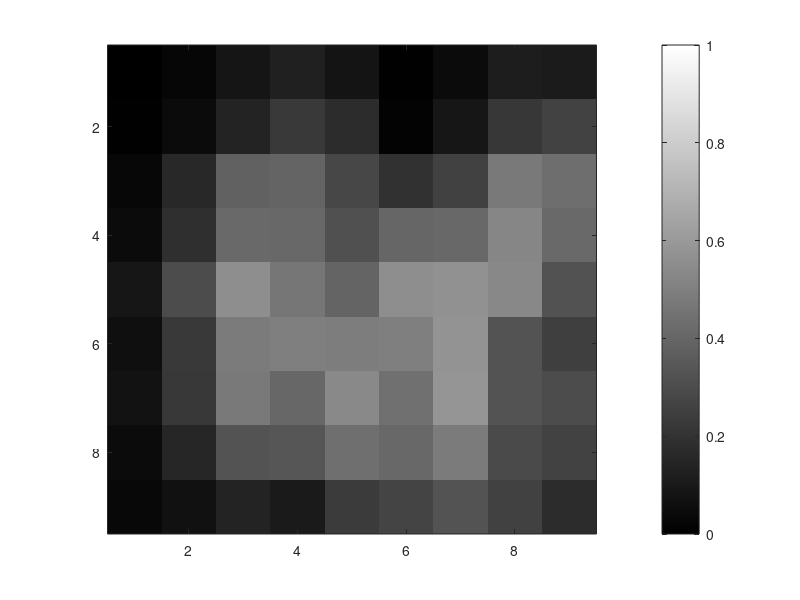
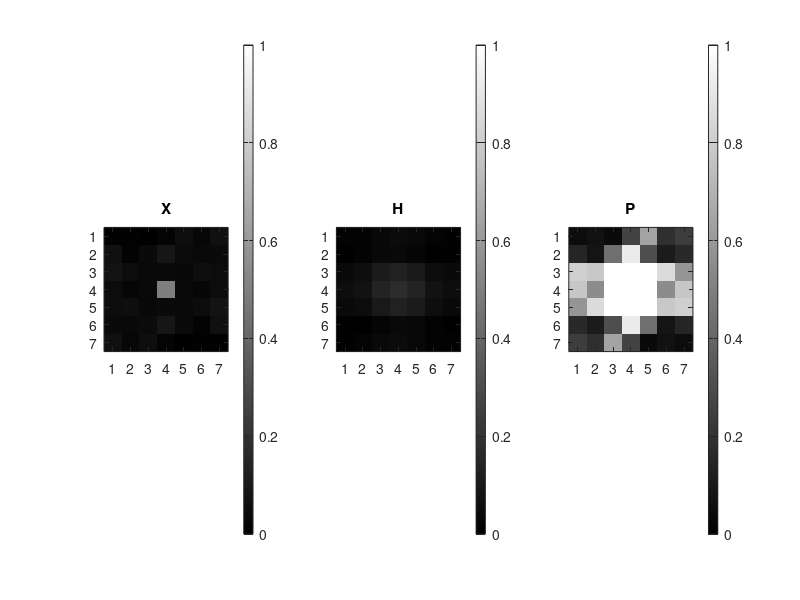
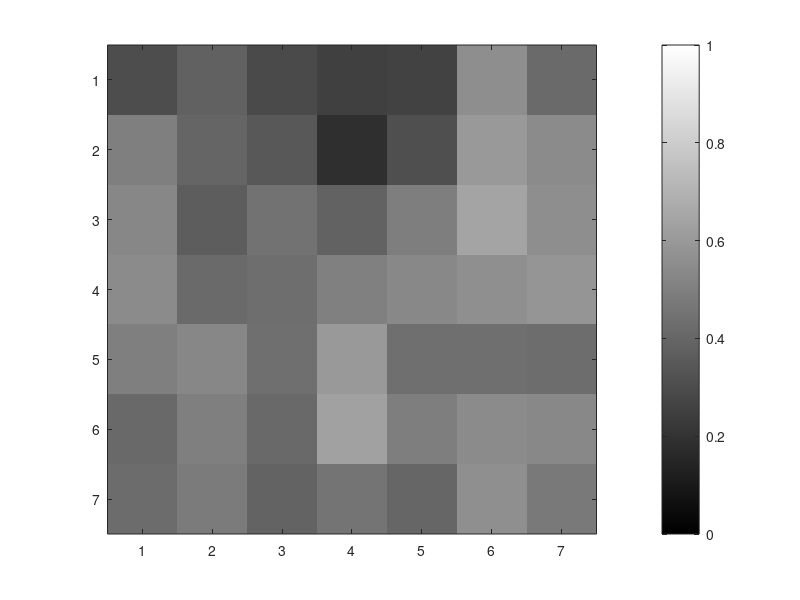
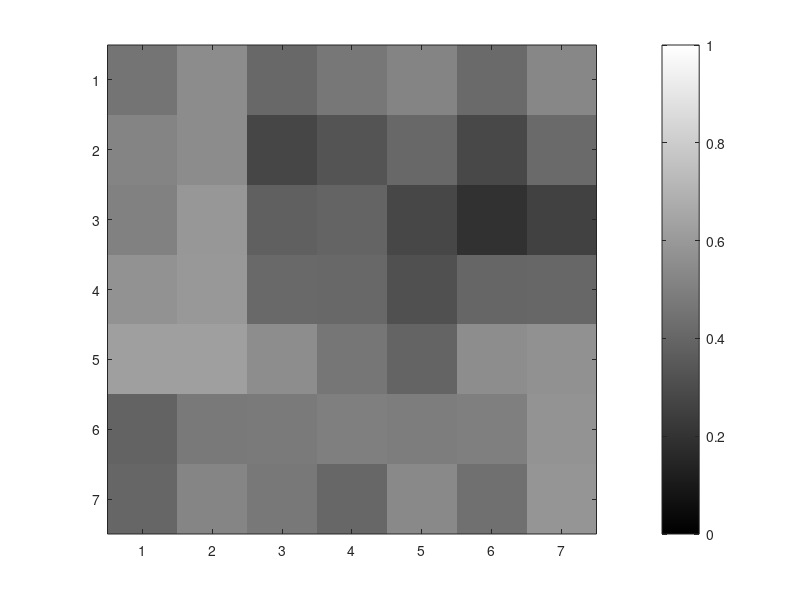

These charts were generated, in order, by the following MATLAB code:
% Enonce
h = [1 4 7; 2 5 8; 3 6 9];
x = round(5*rand(7,7));
% a.
a = conv2(double(h),double(x));
figure(1);
image(a), colorbar;
colormap(gray(256));
axis image;
% b.
figure(2);
H = fft2(double(h),7,7);
X = fft2(double(x));
P = double(H.*X);
colormap(gray(256));
subplot(1,3,1);
image(abs(fftshift(X))), colorbar;
axis image;
title('X');
subplot(1,3,2);
image(abs(fftshift(H))), colorbar;
axis image;
title('H');
subplot(1,3,3);
image(abs(fftshift(P))), colorbar;
axis image;
title('P');
% c.
p2 = imfilter(x, h, 'circular');
figure(3);
colormap(gray(256));
image(p2), colorbar;
axis image;
% d.
figure(4);
colormap(gray(256));
d = ifft2(fft2(x).*fft2(h,7,7));
image(abs(d)), colorbar;
axis image;
% e.
hpadded = circshift(padarray(h(:), 20, 0),25);
hcirc = gallery('circul',hpadded);
% b = cell(3,1);
% b{1,1} = circulant(h(:,1));
% b{2,1} = circulant(h(:,2));
% b{3,1} = circulant(h(:,3));
% H = cell2mat(circulant(b));
% Hpadded = padarray(H,[20 20],0,'both');
% Hcirc = circshift(Hpadded,-24);
p3 = reshape(double(hcirc)*x(:),[7 7]);

figure(5);
subplot(2,1,1);
colormap(gray(256));
image(p2);
axis image;
subplot(2,1,2);
image(p3);
axis image;

function r=circulant(h)
    r = [h(2) h(1) h(3);h(3) h(2) h(1);h(1) h(3) h(2)];
end

